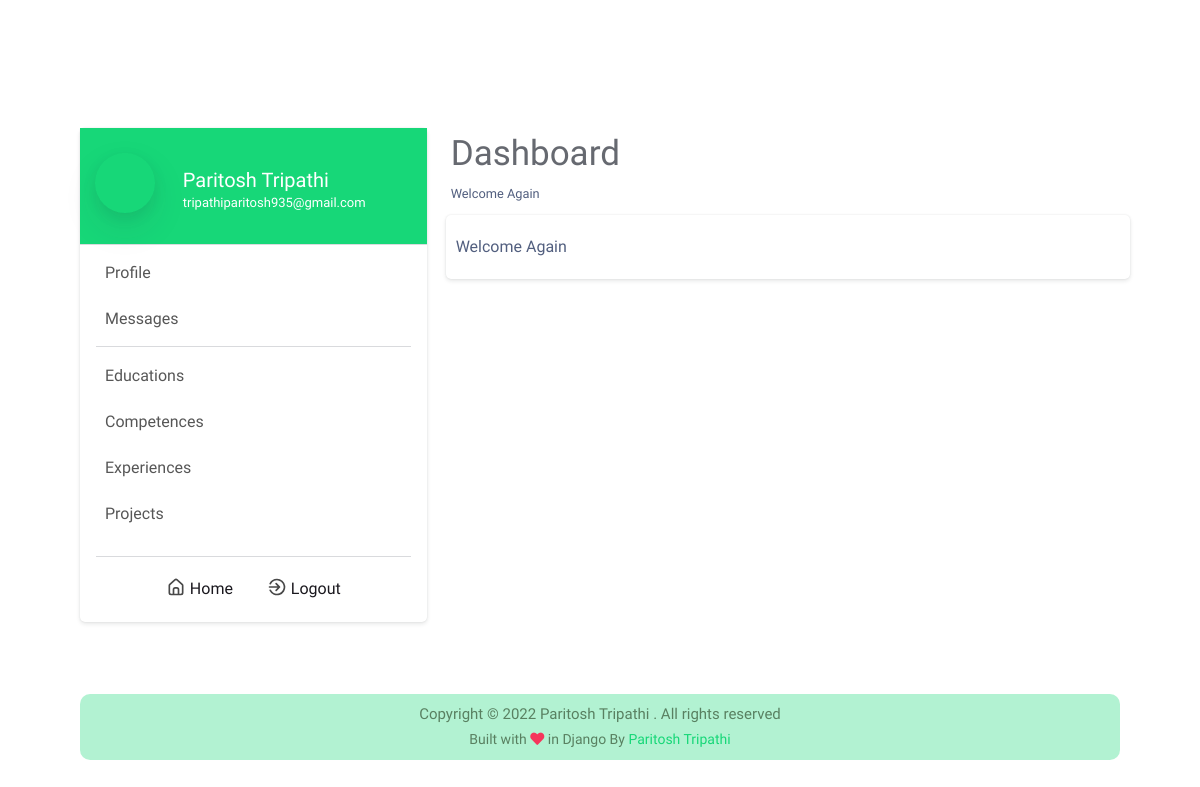
The page /dashboard/ (signed in) on the database its author committed.
### Portfolio/models.py (models this page shows, shortened)
class Information(models.Model):
    name_complete = models.CharField(max_length=50, blank=True, null=True)
    avatar = models.ImageField(upload_to="avatar/", blank=True, null=True)
    mini_about = models.TextField(blank=True, null=True)
    about = models.TextField(blank=True, null=True)
    born_date = models.DateField(blank=True, null=True)
    address = models.CharField(max_length=100, blank=True, null=True)
    phone = models.CharField(max_length=20, blank=True, null=True)
    email = models.EmailField(max_length=255, blank=True, null=True)
    cv = models.FileField(upload_to='cv', blank=True, null=True)
    github = models.URLField(blank=True, null=True)
    linkedin = models.URLField(blank=True, null=True)
    facebook = models.URLField(blank=True, null=True)
    twitter = models.URLField(blank=True, null=True)
    instagram = models.URLField(blank=True, null=True)

### dashboard/views.py (the view)
# urls.py: path('', dashboard, name='dashboard'),
@login_required()
def dashboard(request):
    template_name = 'dashboard.html'
    profile = Information.objects.first()
    return render(request, template_name, {'profile':profile, 'dashboard': True})

### dashboard/templates/dashboard.html (shortened to what this page needs)
{% extends 'base.html' %}
{% load static %}
{% block style %}
    <link type="text/css" href="{% static 'dashboard.css' %}" rel="stylesheet">
{% endblock style %}
{% block body %}
<div class="container mt-lg-8">
    <div class="row">
        <div class="col-lg-4 sidebar p-0">
            <a href="{% url 'dashboard:dashboard' %}">
                <div class="row info {% if dashboard %}dashboard-active {% else %}info-unactive{% endif %}">
                    <div class="col-2 pic">
                        <div class="profile-pic shadow" style="background-image: url('{% if profile.avatar %}{{profile.avatar.url}}{% else %}{% static 'img/default-avatar.svg' %}{% endif %}')">
                        </div>
                    </div>
                    <div class="col-10 name">
                        <h5 class="full-name">{{profile.name_complete}}</h5>
                        <p class="email">{{profile.email}}</p>
                    </div>
                </div>
            <a/>
            <hr class="m-0 mb-1">
            <ul class="sidebar-list">
                <a href="{% url 'dashboard:profile' %}">
                    <li class="{% if profile_active %}link-active{% endif %}">
                        <i class="uil uil-user dashboard-icon"></i>
                        Profile
                    </li>
                </a>
                <a href="{% url 'dashboard:messages' %}">
                    <li class="{% if messages_active %}link-active{% endif %}">
                        <i class="uil uil-envelope-download dashboard-icon"></i>
                        Messages
                    </li>
                </a>
                <hr class="sidebar-line">
                <a href="{% url 'dashboard:education' %}">
                    <li>
                        <i class="uil uil-graduation-cap dashboard-icon"></i>
                        Educations
                    </li>
                </a>
                <a href="{% url 'dashboard:profile' %}">
                    <li>
                        <i class="uil uil-award dashboard-icon"></i>
                        Competences
                    </li>
                </a>
                <a href="{% url 'dashboard:profile' %}">
                    <li>
                        <i class="uil uil-spinner-alt dashboard-icon"></i>
                        Experiences
                    </li>
                </a>
                <a href="{% url 'dashboard:projects' %}">
                    <li class="{% if projects_active %}link-active{% endif %}">
                        <i class="uil uil-folder-open dashboard-icon"></i>
                        Projects
                    </li>
                </a>
            </ul>
            <hr class="sidebar-line">
            <div class="container text-center sidebar-footer">
                <a href="{% url 'homePage' %}">
                    <img class="svg-icon-home" src="{% static 'img/home-icon.svg' %}" width='20px'>
                    Home
                </a>
                <a href="{% url 'dashboard:logout' %}" id="logout">
                    <img class="svg-icon-logout" src="{% static 'img/logout-icon.svg' %}" width='20px'>
                    Logout
                </a>
            </div>
        </div>
        <div class="col-lg-8 dashboard-content pl-lg-4">
            {% block dashboardContent %}
                <div class="dashboard-title">Dashboard</div>
                <div class=""><small>Welcome Again</small></div>
                <div class="row">
                    <div class="col-12 card">
                        <div class="">
                            <div class="">
                                <div class="">
                                    Welcome Again
                                </div>
                            </div>
                        </div>
                    </div>
                </div>
            {% endblock dashboardContent %}
        </div>
    </div>
</div>
<div class="container dash-footer my-6 py-2">
    <div class="text-center">
        <p>Copyright © {% now "Y" %} Paritosh Tripathi . All rights reserved</p>
        <p class="coder">Built with <i class="fa fa-heart text-danger"></i> in Django By <a href="https://github.com/paritoshtripathi935">Paritosh Tripathi</a></p>
    </div>
</div>
{% endblock body %}

### personal_portfolio/static/app.css (style rules this page uses)
:root { --color: #d1d8e0; --scolor: #17D778; --bg-color: #1A181E; --secondary: #2c303a; }
html { scroll-behavior: smooth; }
body { font-family: 'Maven Pro', sans-serif !important; scroll-behavior: smooth; background-color: var(--bg-color); }
p { color: #fff ; }
hr { background-color: #d1d8e04d; }
.name { color: var(--color); transition: all 0.5s; font-size: 20px; font-weight: 500; }

### personal_portfolio/static/slider.css (style rules this page uses)
:root { --color: #d1d8e0; --color2: #d1d8e0da; --scolor: #17D778; --bg-color: #1A181E; --secondary: #2c303a; }

### personal_portfolio/static/dashboard.css (style rules this page uses)
:root { --color: #d1d8e0; --scolor: #17D778; --bg-color: #1A181E; --secondary: #2c303a; }
* { margin: 0; padding: 0; }
body { background-color: #fff; font-family: 'Maven Pro', sans-serif !important; scroll-behavior: smooth; background-color: #fff; }
.sidebar { padding-top: 15px; border: 0 solid rgba(0,0,0,.125); box-shadow: 0 0 2px 0 rgba(22,26,33,.1), 0 2px 4px 0 rgba(22,26,33,.1); border-radius: 5px; }
.sidebar .info * { color: #000; }
.sidebar .info { padding-top: 20px; padding-bottom: 20px; margin: 0; }
.sidebar .pic { padding-top: 5px; }
.sidebar .profile-pic { border-radius: 50%; height: 60px; width: 60px; background-size: cover; background-position: center; background-blend-mode: multiply; vertical-align: middle; text-align: center; color: transparent; transition: all .3s ease; text-decoration: none; position: relative; }
.sidebar .name { padding: 10px; padding-left: 45px; padding-top: 20px; }
.sidebar .name h5, p { padding: 0; margin: 0; }
.sidebar .name .full-name { font-weight: 500; line-height: 1.5rem; text-transform: capitalize; }
.sidebar .name .email { font-size: 13px; }
.sidebar .dashboard-active { background-color: #17D778; color: #fff; margin: 0; }
.sidebar .dashboard-active * { color: #fff; }
.sidebar-list { list-style: none; font-size: 1rem; font-weight: 400; line-height: 1.5rem; text-align: left; margin:0; padding:0; padding-bottom: 15px; }
.sidebar-list li { cursor: pointer; padding: 10px 20px; color: rgba(0, 0, 0, 0.664); }
.sidebar .sidebar-line { margin: 5px; margin-left: 16px; margin-right: 16px; }
.dashboard-content .dashboard-title { font-size: 35px; margin-bottom: 0; padding-bottom: 0; color: #2c303ab9; }
.dashboard-content .card { margin: 10px; border: 0 solid rgba(0,0,0,.125); box-shadow: 0 0 2px 0 rgba(22,26,33,.1), 0 2px 4px 0 rgba(22,26,33,.1); border-radius: 5px; padding: 20px 10px 20px 10px; position: relative; display: flex; flex-direction: column; cursor: pointer; }
.dash-footer { color: #598061; background-color: #17d77754; border-radius: 10px; margin-top: 30px; }
.dash-footer p { margin: 0px; color: #598061; font-size: 15px; }
.dash-footer .coder { font-size: 14px; }
.dash-footer a { color: var(--scolor); cursor: pointer; font-weight: 500; transition: all .5s; }
.sidebar-footer { margin-top: 10px; margin-bottom: 10px; padding: 10px; }
.sidebar-footer a { color: #1A181E; margin: 5px; padding: 15px 10px; transition: all .2s ease-in-out; }
.svg-icon-home, .svg-icon-logout { padding-bottom: 5px; }
.dashboard-icon { font-size: 23px; color: #2c303ac2; padding-right: 5px; }

### rows shown on the page
Information: name_complete "Paritosh Tripathi", email "tripathiparitosh935@gmail.com"
